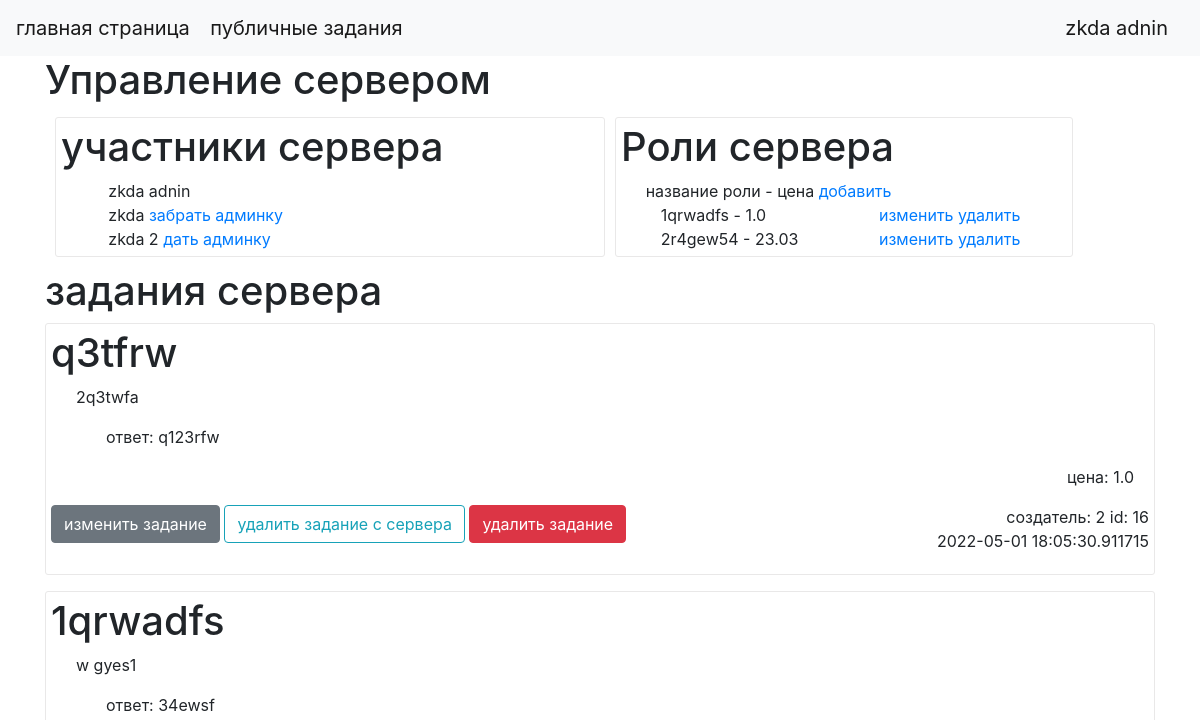
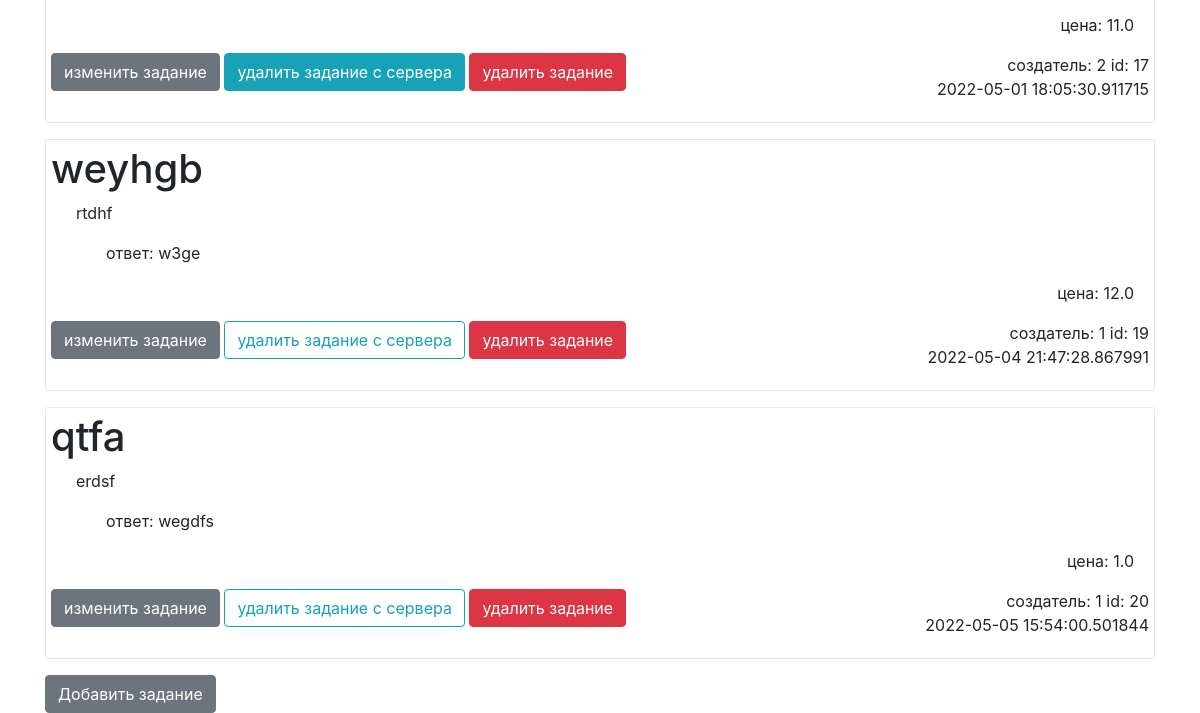
Before: /server_menejment/3 (signed in) with the older database file (2 pictures, top to bottom).
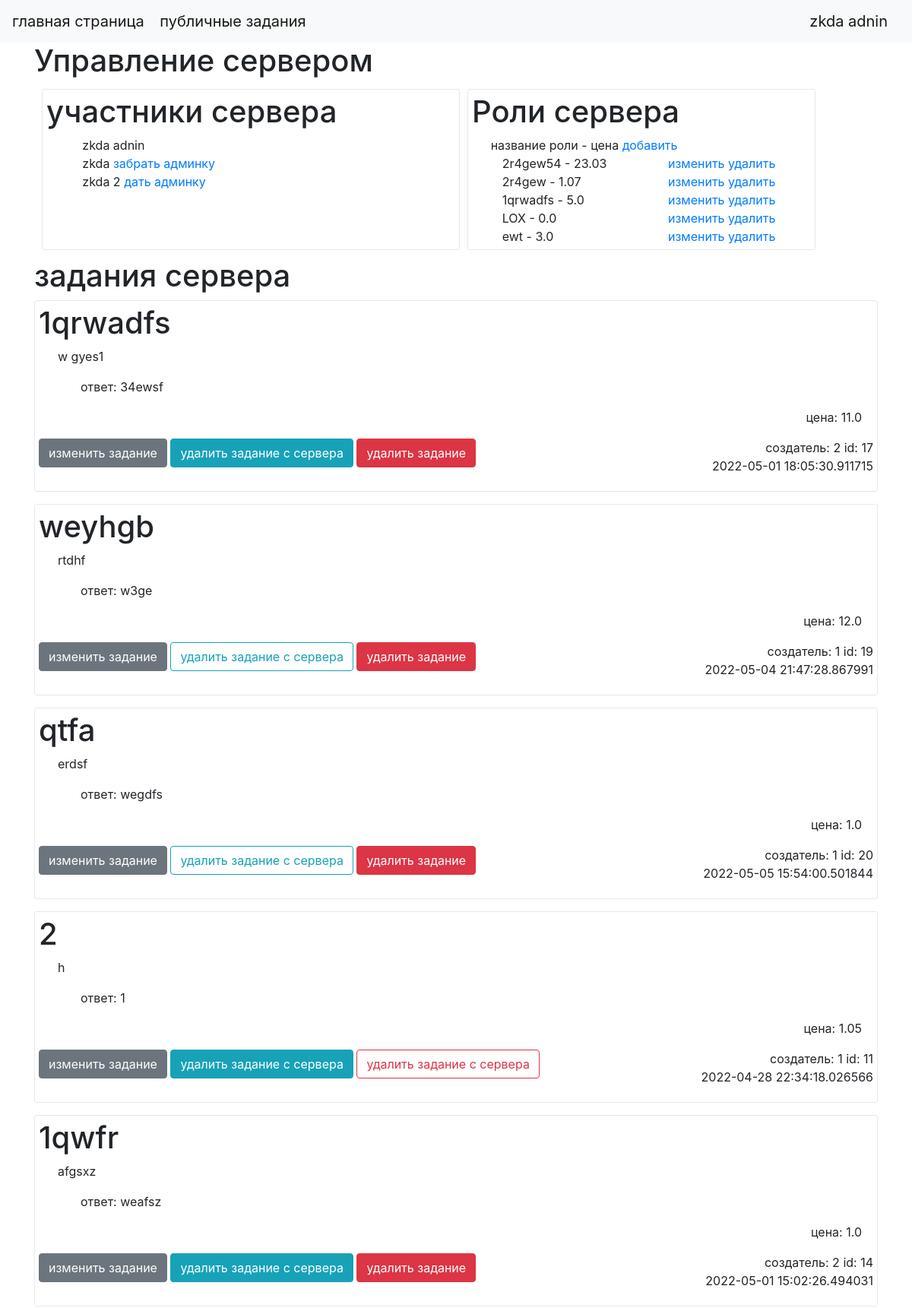
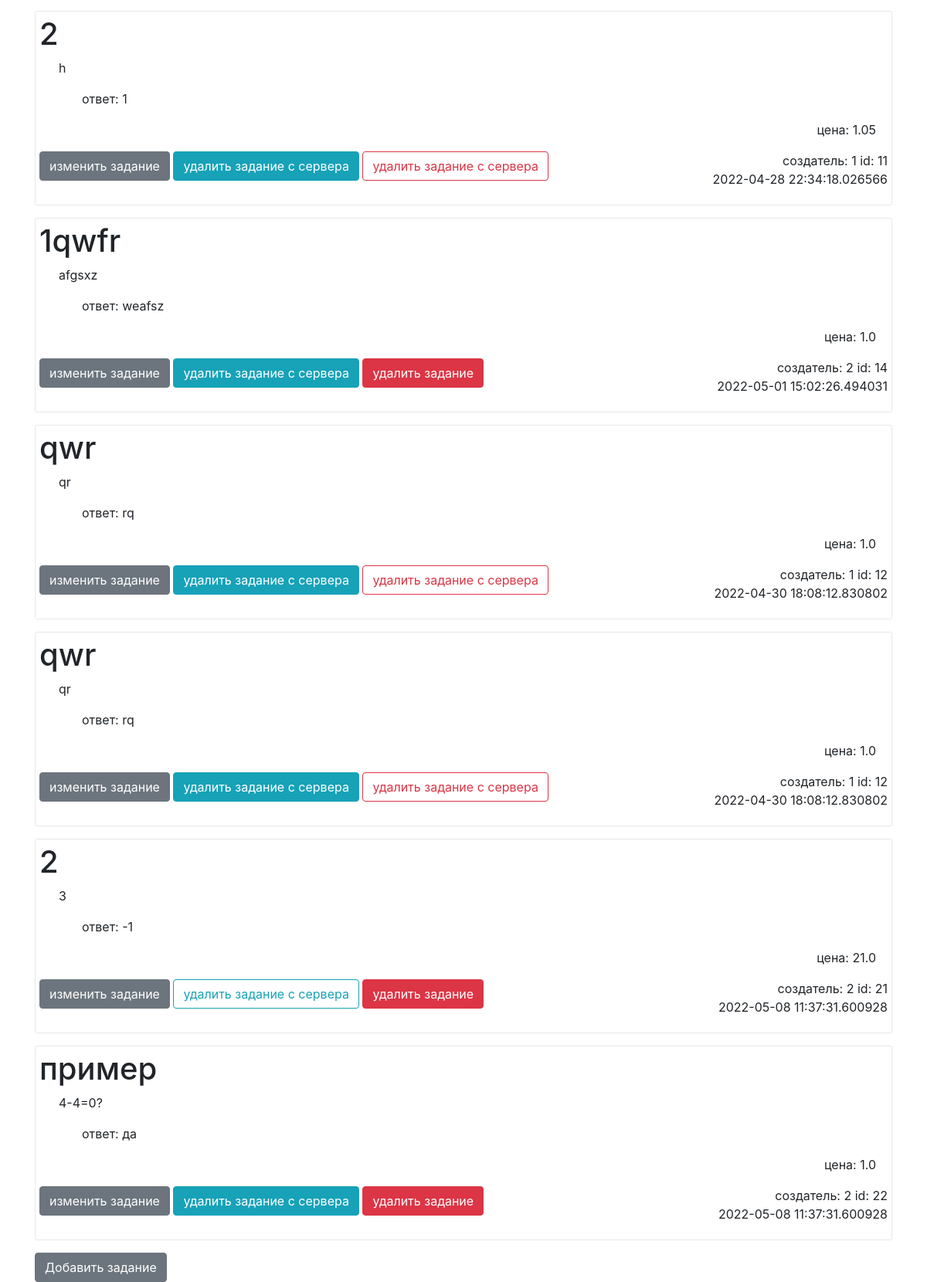
After: the same page with the newer database file (2 pictures, top to bottom).
### data/users_default.py (models this page shows, shortened)
class UsersDefault(SqlAlchemyBase, UserMixin, SerializerMixin):
    __tablename__ = 'users_default'
    id = sa.Column(sa.Integer, primary_key=True, autoincrement=True)
    name = sa.Column(sa.String, nullable=True)
    tag = sa.Column(sa.String, index=True, unique=True, nullable=True)
    email = sa.Column(sa.String, nullable=True, unique=True)
    hashed_password = sa.Column(sa.String, default=None)
    created_date = sa.Column(sa.DateTime, default=datetime.datetime.now())

### data/tasks.py (models this page shows)
class Tasks(SqlAlchemyBase, UserMixin, SerializerMixin):
    __tablename__ = 'tasks'
    id = sa.Column(sa.Integer, primary_key=True, autoincrement=True)
    name = sa.Column(sa.String, nullable=False)
    task = sa.Column(sa.String, nullable=False)
    answer = sa.Column(sa.String, nullable=False)
    coins = sa.Column(sa.Float, default=0, nullable=False)  # надо изменить этот сток пожже
    is_private = sa.Column(sa.Boolean, default=True, nullable=False)
    creator = sa.Column(sa.Integer, nullable=False)
    created_date = sa.Column(sa.DateTime, default=datetime.datetime.now(), nullable=False)

### main.py (the view)
@app.route('/server_menejment/<int:id>', methods=['GET', 'POST'])
def server_menejment(id):
    param = {}
    if current_user.is_authenticated:
        db_sess = db_session.create_session()
        if db_sess.query(UsersToServers).filter(UsersToServers.users == current_user.id,
                                                UsersToServers.server == id).first().is_admin:
            users = []
            tasks = []
            for user_id in db_sess.query(UsersToServers).filter(UsersToServers.server == id).all():
                users.append({
                    'id': user_id.users,
                    'name': str(db_sess.query(UsersDefault).filter(UsersDefault.id == user_id.users).first().name),
                    'is_admin': user_id.is_admin,
                })
            for tasks_to_server in db_sess.query(TaskToServers).filter(TaskToServers.server == id).all():
                task = dict()
                task_answer = db_sess.query(Tasks).filter(Tasks.id == tasks_to_server.task).first()
                if task_answer:
                    task['id'] = task_answer.id
                    task['name'] = task_answer.name
                    task['task'] = task_answer.task
                    task['coins'] = task_answer.coins
                    task['answer'] = task_answer.answer
                    task['creator'] = task_answer.creator
                    task['is_private'] = task_answer.is_private
                    task['created_date'] = task_answer.created_date
                    tasks.append(task)
            param['users'] = users
            param['tasks'] = tasks
            param['server_id'] = id
            param['current_user'] = current_user
            param['servers_roles'] = db_sess.query(Servers).filter(Servers.id == id).first().roles_price
            return render_template("server_menejment.html", **param)
        return render_template('access_denied.html')
    return redirect("/")

### data/db_session.py (called while the page is built)
def create_session() -> Session:
    global __factory
    return __factory()

### main.py (called while the page is built)
@login_manager.user_loader
def load_user(user_id):
    db_sess = db_session.create_session()
    return db_sess.query(UsersDefault).get(user_id)

### templates/server_menejment.html (shortened to what this page needs)
{% extends "base.html" %}
{% block content %}
<h1>Управление сервером {{server_name}}</h1>
<div>
    <div class="row" style="margin: 5px">
    <div class="col-sm-6"  style="border: 1px solid #e9e8e8; border-radius: 3px; margin-bottom: 1rem; padding: 5px; margin: 5px">
        <h1>участники сервера</h1>
        <div class="row">
            <div class="col-sm-1"></div>
            <div class="col-sm-11">
                {% for item in users %}
                    <div>
                        {{item['name']}}
                    {% if item['is_admin'] and item['id'] != current_user.id %}
                        <a href="/redive_admin_role/{{server_id}}/{{item['id']}}">забрать админку</a>
                    {% elif not item['is_admin'] %}
                        <a href="/dive_admin_role/{{server_id}}/{{item['id']}}">дать админку</a>
                    {% endif %}
                    </div>
                {% endfor %}
            </div>
        </div>
    </div>
    <div class="col-sm-5"  style="border: 1px solid #e9e8e8; border-radius: 3px; margin-bottom: 1rem; padding: 5px; margin: 5px">
        <h1>Роли сервера</h1>
        <div class="row">
            <div class="col-sm-1"></div>
            <div class="col-sm-11">
                <div class="row">
                    <div>
                        название роли - цена <a href="/add_role/{{server_id}}">добавить</a>
                    </div>
                    </div>
                {% for item in servers_roles %}
                <div class="row">
                    <div class="col-sm-6">
                    {{item}} - {{servers_roles[item]}}
                    </div>
                    <div class="col-sm-6">
                    <a href="/edit_role/{{server_id}}/{{item}}">изменить</a>
                    <a href="/del_role/{{server_id}}/{{item}}">удалить</a>
                    </div>
                </div>
                {% endfor %}
            </div>
        </div>
    </div>
    </div>
    <h1>задания сервера</h1>
    {% for item in tasks %}
    <div style="border: 1px solid #e9e8e8; border-radius: 3px; margin-bottom: 1rem; padding: 5px;">
        <h1>{{item['name']}}</h1>
        <div  class="col-sm-12">
            <p style="padding-left: 10px;">{{item['task']}}</p>
            <p style="padding-left: 40px;">ответ: {{item['answer']}}</p>
            <p style="text-align: right;">цена: {{item['coins']}}</p>
        </div>
        <div>
            <div class="row">
                <div class="col-sm-8">
        <a href="/edit_tasks/{{item['id']}}/{{server_id}}" class="btn btn-secondary">изменить задание</a>
        {% if item['is_private'] %}
        <button type="button" class="btn btn-outline-info">удалить задание с сервера</button>
        <a href="/delete_tasks/{{item['id']}}/{{server_id}}" class="btn btn-danger">удалить задание</a>
        {% elif current_user.id == item['creator']%}
        <a href="/delete_tasks_from_server/{{item['id']}}/{{server_id}}" class="btn btn-info">удалить задание с
            сервера</a>
        <a href="/delete_tasks/{{item['id']}}/{{server_id}}" class="btn btn-danger">удалить задание</a>
        {% else %}
        <a href="/delete_tasks_from_server/{{item['id']}}/{{server_id}}" class="btn btn-info">удалить задание с
            сервера</a>
        <button type="button" class="btn btn-outline-danger">удалить задание с сервера</button>
        {% endif %}
                </div>
                <div class="col-sm-4">
            <div style="padding-left: 40px; text-align: right;">создатель: {{item['creator']}} id: {{item['id']}}</div>
            <div style="text-align: right;">{{item['created_date']}}</div>
                </div>
            </div>
        </div>
        </div>
    {% endfor %}
    <a href="/add_tasks/{{server_id}}" class="btn btn-secondary">Добавить задание</a>
</div>
{% endblock %}

### templates/base.html (shortened to what this page needs)
<!doctype html>
<html lang="en">
<head>
    <link rel="stylesheet"
          href="https://stackpath.bootstrapcdn.com/bootstrap/4.4.1/css/bootstrap.min.css"
>
</head>
<body>
<header>
    <nav class="navbar navbar-light bg-light">
        <div>
        <a class="navbar-brand" href="/">главная страница</a>
        <a class="navbar-brand" href="/public_tasks">публичные задания</a>
        </div>
        {% if current_user.is_authenticated %}
            <a class="navbar-brand" href="/logout">{{ current_user.name }}</a>
        {% else %}
            <p>
                <a class="btn btn-primary " href="/register">Зарегистрироваться</a>
                <a class="btn btn-success" href="/login">Войти</a>
            </p>
        {% endif %}
    </nav>
</header>
<main role="main" class="container">
    {% block content %}{% endblock %}
</main>
</body>
</html>

Changed rows visible on the page:
removed Tasks: name "q3tfrw", task "2q3twfa", answer "q123rfw", coins "1.0", creator "2", id "16", created_date "2022-05-01 18:05:30.911715"
now on this page (row unchanged): Tasks: name "2", task "h", answer "1", coins "1.05", creator "1", id "11", created_date "2022-04-28 22:34:18.026566"
now on this page (row unchanged): Tasks: name "1qwfr", task "afgsxz", answer "weafsz", coins "1.0", creator "2", id "14", created_date "2022-05-01 15:02:26.494031"
now on this page (row unchanged): Tasks: name "qwr", task "qr", answer "rq", coins "1.0", creator "1", id "12", created_date "2022-04-30 18:08:12.830802"
added Tasks: name "2", task "3", answer "-1", coins "21.0", creator "2", id "21", created_date "2022-05-08 11:37:31.600928"
added Tasks: name "пример", task "4-4=0?", answer "да", coins "1.0", creator "2", id "22", created_date "2022-05-08 11:37:31.600928"
Other visible differences:
new list line: "2r4gew - 1.07 изменить удалить"
new list line: "1qrwadfs - 5.0 изменить удалить"
new list line: "LOX - 0.0 изменить удалить"
new list line: "ewt - 3.0 изменить удалить"
list line gone: "1qrwadfs - 1.0 изменить удалить"
